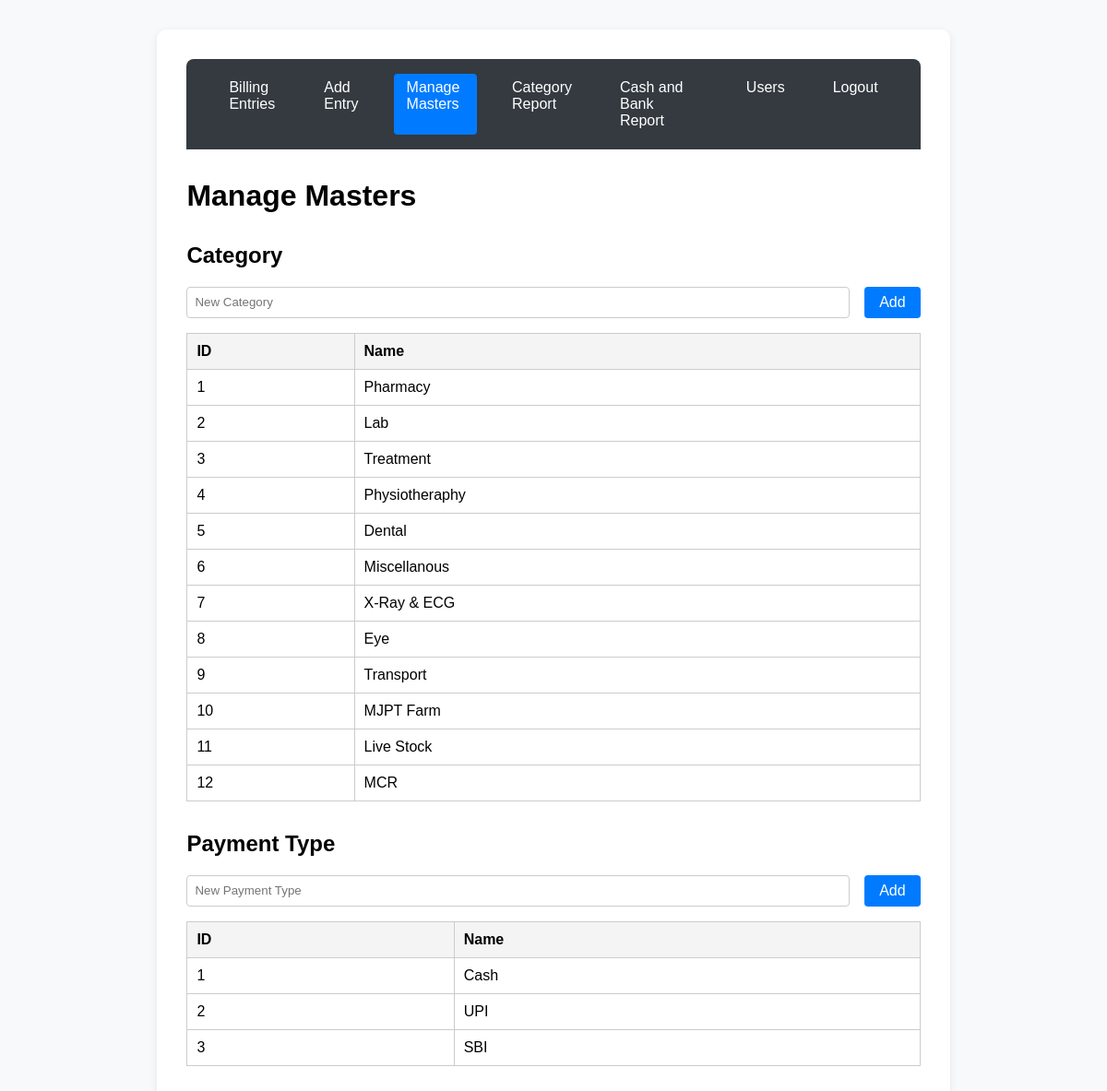
The app's page /masters (signed in) with its own data.
### app.py (models this page shows)
class Category(db.Model):
    id = db.Column(db.Integer, primary_key=True)
    name = db.Column(db.String(100), unique=True, nullable=False)

class PaymentType(db.Model):
    id = db.Column(db.Integer, primary_key=True)
    name = db.Column(db.String(100), unique=True, nullable=False)

### app.py (the view, shortened to what this page needs)
@app.route('/masters', methods=['GET', 'POST'])
@login_required
def masters():
    categories = Category.query.all()
    payment_types = PaymentType.query.all()
    return render_template('masters.html', categories=categories, payment_types=payment_types)

### app.py (called while the page is built, shortened)
def login_required(f):
    @wraps(f)
    def decorated_function(*args, **kwargs):
        if 'user_id' not in session:
            return redirect(url_for('login'))
        return f(*args, **kwargs)
    return decorated_function

@app.context_processor
def inject_usertype():
    return dict(session=session)

@app.before_request
def daily_backup():
    if not os.path.exists(BACKUP_DIR):
        os.makedirs(BACKUP_DIR)
    today = datetime.now().strftime('%Y-%m-%d')
    last_backup = None
    if os.path.exists(LAST_BACKUP_FILE):
        with open(LAST_BACKUP_FILE, 'r') as f:
            last_backup = f.read().strip()

### templates/masters.html (shortened to what this page needs)
<!DOCTYPE html>
<html lang="en">
<head>
</head>
<body>
    <div class="container">
            {% include '_navbar.html' %}
        <h1>Manage Masters</h1>
        <h2>Category</h2>
        <form method="post">
            <input type="text" name="category" placeholder="New Category" required>
            <button type="submit">Add</button>
        </form>
        <table>
            <tr><th>ID</th><th>Name</th></tr>
            {% for cat in categories %}
            <tr><td>{{ cat.id }}</td><td>{{ cat.name }}</td></tr>
            {% endfor %}
        </table>
        <h2>Payment Type</h2>
        <form method="post">
            <input type="text" name="payment_type" placeholder="New Payment Type" required>
            <button type="submit">Add</button>
        </form>
        <table>
            <tr><th>ID</th><th>Name</th></tr>
            {% for pt in payment_types %}
            <tr><td>{{ pt.id }}</td><td>{{ pt.name }}</td></tr>
            {% endfor %}
        </table>
    </div>
</body>
</html>

### templates/masters.html (style rules this page uses)
form { display: flex; gap: 1em; margin-bottom: 1em; }
input { padding: 8px; border: 1px solid #ccc; border-radius: 4px; flex: 1; }
button { background: #007bff; color: #fff; border: none; border-radius: 4px; padding: 8px 16px; cursor: pointer; font-size: 1em; }

### templates/_navbar.html (style rules this page uses)
body { font-family: Arial, sans-serif; margin: 2em; background: #f8f9fa; }
.container { max-width: 70%; margin: 0 auto; background: #fff; padding: 2em; border-radius: 10px; box-shadow: 0 2px 8px rgba(0,0,0,0.08); }
h1 { margin-bottom: 1em; }
table { border-collapse: collapse; width: 100%; margin-bottom: 2em; background: #fff; }
th, td { border: 1px solid #ccc; padding: 10px; text-align: left; }
th { background: #f4f4f4; }

### records on screen
Category: id "1", name "Pharmacy"
Category: id "2", name "Lab"
Category: id "3", name "Treatment"
Category: id "4", name "Physiotheraphy"
Category: id "5", name "Dental"
Category: id "6", name "Miscellanous"
Category: id "7", name "X-Ray & ECG"
Category: id "8", name "Eye"
Category: id "9", name "Transport"
Category: id "10", name "MJPT Farm"
Category: id "11", name "Live Stock"
Category: id "12", name "MCR"
PaymentType: id "1", name "Cash"
PaymentType: id "2", name "UPI"
PaymentType: id "3", name "SBI"
